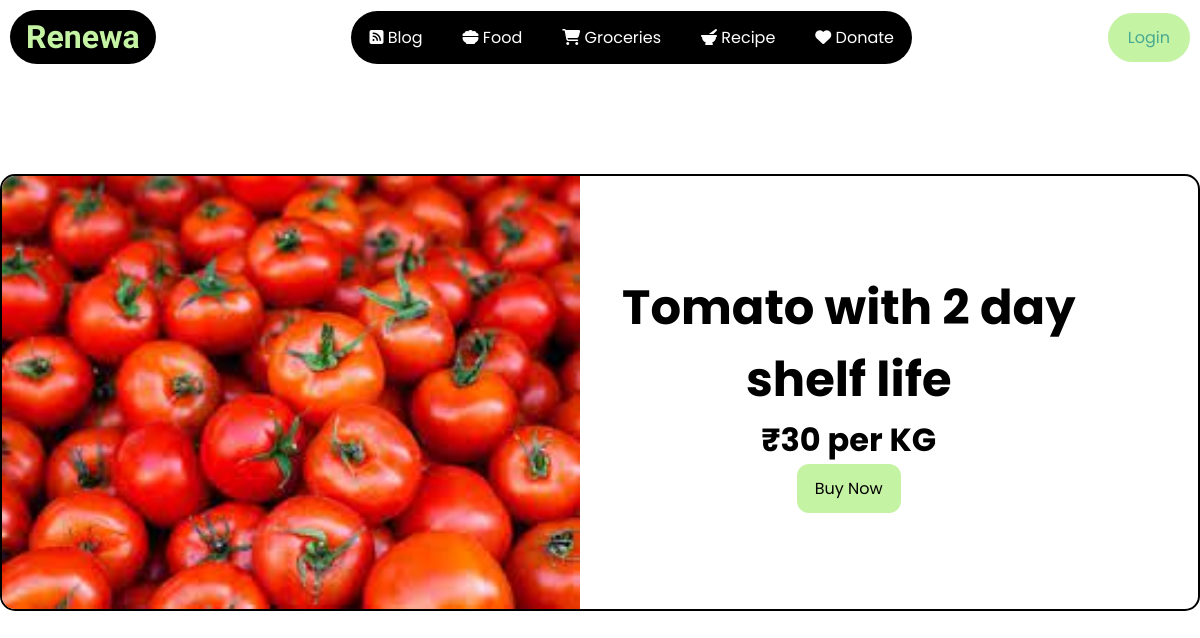
Page /grocery/int1 on the committed database.
### mainsite/models.py (models this page shows)
class Grocery(models.Model):
    image = models.ImageField(upload_to='media/slider/%Y/%m', blank=True)
    title = models.TextField(max_length=255)
    price = models.TextField(max_length=255)

### mainsite/views.py (the view)
# urls.py: path('grocery/int<id>',views.singlegrocery,name = "singlegrocery"),
def singlegrocery(request, id):
    detail = get_object_or_404(Grocery, pk = id)
    data = {
        'detail':detail,
    }
    return render(request,"mainsite/single-grocery.html",data)

### templates/mainsite/single-grocery.html (shortened to what this page needs)
{% load static  %}
<html lang="en">
<head>
    <link rel="stylesheet" href="{% static './css/landing.css' %}">
    <link rel="stylesheet" href="{% static './css/single-food.css' %}">
</head>
<body>
    <nav>
        <div class="container navbar flex">
            <div class="left-nav">
                <h2><a href="{% url 'home' %}" class="font" href="">Renewa</a></h2>
            </div>
            <div class="mid-nav">
                <ul class="flex">
                    <li><a href="{% url 'blog' %}" class="hover-link underline"><i class="fa-sharp fa-solid fa-square-rss"></i> Blog</a></li>
                    <li><a href="{% url 'food' %}" class="hover-link underline"><i class="fa-solid fa-bowl-food"></i> Food</a></li>
                    <li><a href="{% url 'grocery_card' %}" class="hover-link underline"><i class="fa-solid fa-cart-shopping"></i> Groceries</a></li>
                    <li><a href="{% url 'recipe' %}" class="hover-link underline"><i class="fa-solid fa-mortar-pestle"></i> Recipe</a></li>
                    <li><a href="{% url 'donate' %}" class="hover-link underline"><i class="fa-solid fa-heart"></i> Donate</a></li>
                </ul>
            </div>
            {% if user.is_authenticated %}
            <div class="right-nav">
                <a href="{% url 'logout' %}">Logout</a>
            </div>
            {% else %}
            <div class="right-nav">
                <a href="{% url 'login' %}">Login</a>
            </div>
            {% endif %}
        </div>
    </nav>
    <section class="main-page">
        <div class="container main-page-cont flex">
            <div class="left-main">
                <img src="{{ detail.image.url }}" alt="">
            </div>
            <div class="right-main">
                <h1>{{ detail.title }}</h1>
                <h2>{{ detail.price }}</h2>
                <div class="buy-btn">
                    <a href="" class="buybtn">Buy Now</a>
                </div>
            </div>
        </div>
    </section>
    </body>
    </html>

### static/css/landing.css (style rules this page uses)
* { margin: 0; padding: 0; box-sizing: border-box; }
:root { --margine-cards:15px; --padding-inline:10px; --green1:#c5f3a4; --green2:#47A992; }
body { font-family: 'Poppins',sans-serif; color: black; background-color:#fff }
h1 { font-size: 3rem; }
h2 { font-size: 2rem; }
a { text-decoration: none; display: inline-block; color: black; }
.font { font-family: 'Righteous', cursive; }
.flex { display: flex; }
ul { list-style: none; }
.container { max-width: 1250px; margin-inline: auto; overflow: hidden; }
nav { width: 100%; position: absolute; z-index: 10; }
.navbar { justify-content: space-between; align-items: center; padding: var(--padding-inline); }
.left-nav h2 a { color: var(--green1); padding-left: 8px; padding-right: 8px; }
.mid-nav ul { gap: 20px; }
.left-nav,.mid-nav { text-align: center; background-color: black; padding: 8px; border-radius: 120px; }
.hover-link { color: white !important; padding: 6px; padding-left: 10px; padding-right: 10px; }
.right-nav { text-align: center; background-color: var(--green1); padding: 12px; border-radius: 120px; }
.right-nav a { color: var(--green2) !important; padding-left: 8px; padding-right: 8px; }

### static/css/single-food.css (style rules this page uses)
nav { position: relative; }
.left-main img { width: 100%; }
.left-main { width: 60%; }
.main-page { margin-top: 100px; }
.right-main { text-align: center; padding-right: 80px; }
.buybtn { background-color: var(--green1); padding: 12px 18px; border-radius: 12px; }
.main-page-cont { justify-content: space-between; align-items: center; border: 2px solid; border-radius: 15px; }

### rows in the picture
Grocery: image (picture), title "Tomato with 2 day shelf life", price "₹30 per KG"
